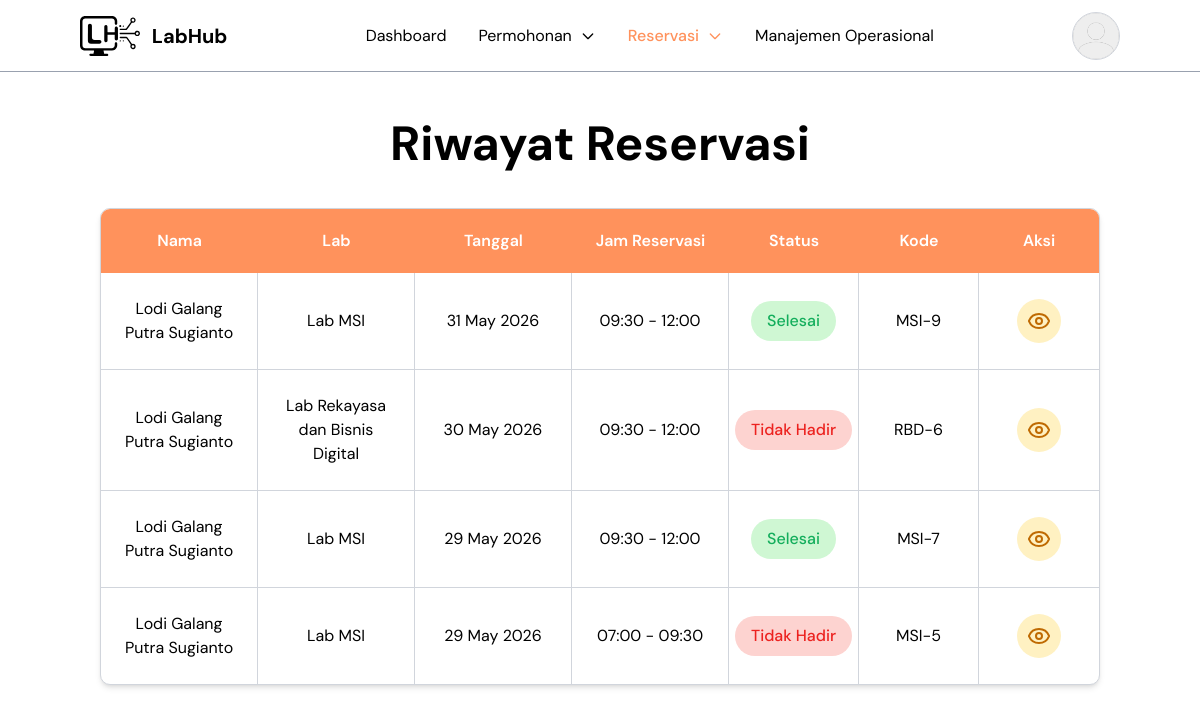
The page /admin/index.php?page=riwayat_reservasi (signed in) on the database as committed earlier.
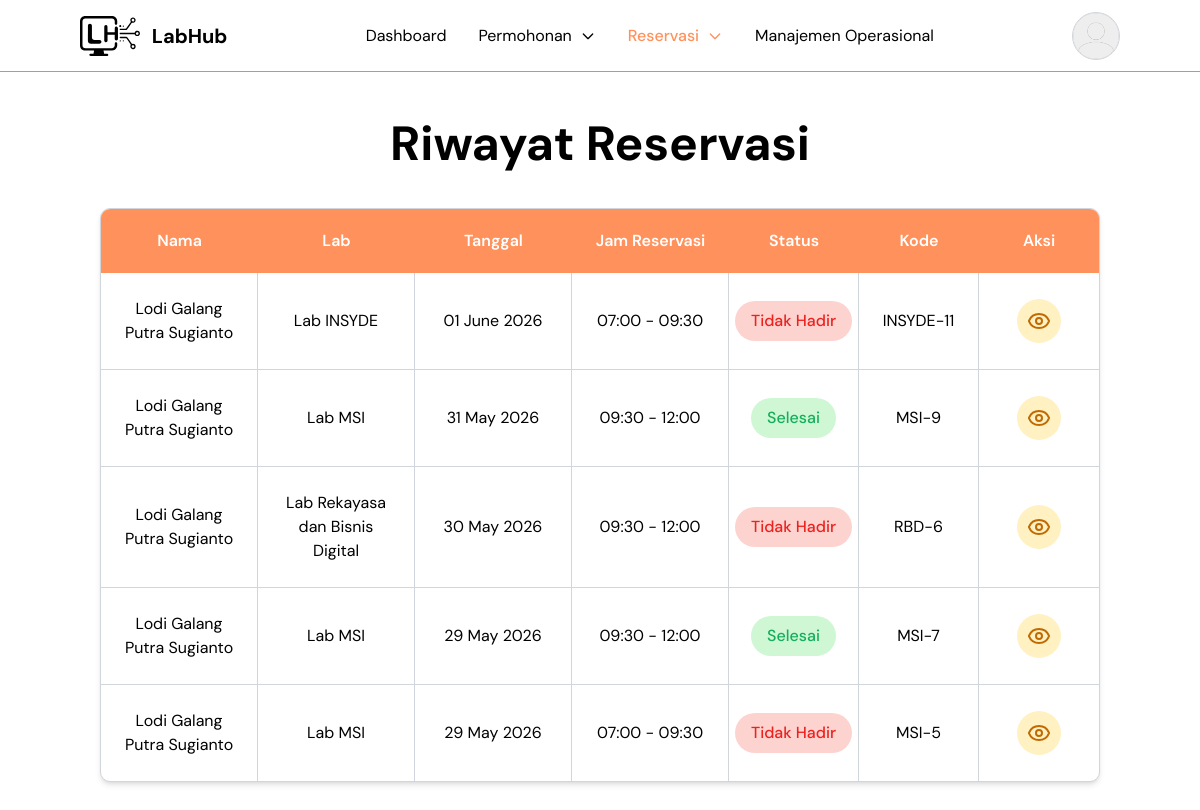
The same page on the database as committed later.
### tables this page shows
CREATE TABLE `reservasi` (
  `id` int NOT NULL,
  `user_id` int NOT NULL,
  `jadwal_id` int NOT NULL,
  `kode_reservasi` varchar(100) DEFAULT NULL,
  `dosen_penanggung_jawab` varchar(100) NOT NULL,
  `kontak` varchar(30) NOT NULL,
  `keperluan` text NOT NULL,
  `berkas` varchar(255) DEFAULT NULL,
  `status` enum('Pending','Disetujui','Ditolak','Dibatalkan','Belum Ambil Kunci','Sedang Berlangsung','Selesai','Tidak Hadir') DEFAULT 'Pending',
  `created_at` timestamp NULL DEFAULT CURRENT_TIMESTAMP,
  `alasan_pembatalan` text,
  `email_h1_dikirim` datetime DEFAULT NULL
);

CREATE TABLE `users` (
  `id` int NOT NULL,
  `nama` varchar(100) NOT NULL,
  `email` varchar(100) NOT NULL,
  `password` varchar(255) NOT NULL,
  `foto_profile` varchar(255) DEFAULT NULL,
  `role` enum('user','admin') NOT NULL DEFAULT 'user',
  `status` enum('mahasiswa','dosen') NOT NULL,
  `npm` varchar(20) DEFAULT NULL,
  `program_studi_id` int DEFAULT NULL,
  `created_at` timestamp NULL DEFAULT CURRENT_TIMESTAMP,
  `reset_otp` varchar(10) DEFAULT NULL,
  `reset_otp_expired` datetime DEFAULT NULL,
  `reset_token` varchar(255) DEFAULT NULL
);

CREATE TABLE `labs` (
  `id` int NOT NULL,
  `nama_lab` varchar(100) NOT NULL,
  `kode_lab` varchar(10) NOT NULL,
  `kategori` varchar(100) DEFAULT NULL,
  `lokasi` varchar(100) DEFAULT NULL,
  `luas` int DEFAULT NULL,
  `kapasitas` int DEFAULT '0',
  `fasilitas` text,
  `deskripsi` text,
  `gambar` varchar(255) DEFAULT NULL,
  `jam_buka` time NOT NULL,
  `jam_tutup` time NOT NULL,
  `status` enum('Tersedia','Perbaikan','Non-aktif') DEFAULT 'Tersedia',
  `created_at` timestamp NULL DEFAULT CURRENT_TIMESTAMP,
  `slug` varchar(255) DEFAULT NULL
);

CREATE TABLE `jadwal` (
  `id` int NOT NULL,
  `lab_id` int NOT NULL,
  `tanggal` date NOT NULL,
  `sesi` varchar(50) NOT NULL,
  `jam_mulai` time NOT NULL,
  `jam_selesai` time NOT NULL,
  `created_at` timestamp NULL DEFAULT CURRENT_TIMESTAMP
);

### admin/pages/riwayat_reservasi.php (the view, shortened to what the changed rows need)
<?php
$page = 'riwayat_reservasi';
include __DIR__ . '/../../config/config.php';
$limit = 10;
$pageNumber =
    isset($_GET['p'])
    ? (int) $_GET['p']
    : 1;
$offset =
    ($pageNumber - 1) * $limit;
$stmt =
    mysqli_prepare(
        $conn,
        "SELECT
            reservasi.id,
            reservasi.status,
            reservasi.kode_reservasi,
            users.nama,
            labs.nama_lab,
            jadwal.tanggal,
            jadwal.jam_mulai,
            jadwal.jam_selesai
        FROM reservasi
        JOIN users
        ON reservasi.user_id = users.id
        JOIN jadwal
        ON reservasi.jadwal_id = jadwal.id
        JOIN labs
        ON jadwal.lab_id = labs.id
        WHERE reservasi.status IN (
        'Selesai',
        'Tidak Hadir')
        ORDER BY jadwal.tanggal DESC
        LIMIT ? OFFSET ?"
    );
mysqli_stmt_bind_param(
    $stmt,
    "ii",
    $limit,
    $offset
);
mysqli_stmt_execute(
    $stmt
);
$result =
    mysqli_stmt_get_result(
        $stmt
    );
?>
<section class="mt-20 px-4 sm:px-6 lg:px-25 min-h-screen py-10">
    <div class="flex flex-col gap-10">
        <div class="
            flex
            flex-col
            items-center
            text-center
            gap-3
        ">
            <h1 class="
                text-3xl
                sm:text-4xl
                md:text-5xl
                xl:text-6xl
                font-bold
            ">
                Riwayat Reservasi
            </h1>
        </div>
        <div class="
            border
        border-gray-300
            rounded-[10px]
            overflow-hidden
            bg-white
            md:shadow-md
            w-full
        ">
            <div class="hidden md:block">
                <div class="divide-y divide-gray-300">
                    <?php if (
                        mysqli_num_rows($result)
                        > 0
                    ): ?>
                        <?php while (
                            $item =
                            mysqli_fetch_assoc(
                                $result
                            )
                        ): ?>
                            <?php
                            $statusClass =
                                'bg-[#FDD3D0] text-[#EC221F]';
                            if (
                                $item['status']
                                == 'Selesai'
                            ) {
                                $statusClass =
                                    'bg-[#CFF7D3] text-[#14AE5C]';
                            }
                            ?>
                            <div class="
                                grid
                                grid-cols-[repeat(4,minmax(0,1fr))_130px_120px_80px]
                                lg:grid-cols-[repeat(4,minmax(0,1fr))_130px_120px_120px]
                                xl:grid-cols-[repeat(4,minmax(0,1fr))_200px_120px_150px]
                                items-stretch
                            ">
                                <div class="
                                    py-6
                                    px-4
                                    border-r
                                    border-gray-300
                                    flex
                                    items-center
                                    justify-center
                                    text-center
                                    wrap-break-word
                                ">
                                    <?= htmlspecialchars(
                                        $item['nama']
                                    ) ?>
                                </div>
                                <div class="
                                    py-6
                                    px-4
                                    border-r
                                    border-gray-300
                                    flex
                                    items-center
                                    justify-center
                                    text-center
                                    wrap-break-word
                                ">
                                    <?= htmlspecialchars(
                                        $item['nama_lab']
                                    ) ?>
                                </div>
                                <div class="
                                    py-6
                                    px-4
                                    border-r
                                    border-gray-300
                                    flex
                                    items-center
                                    justify-center
                                    text-center
                                    lg:whitespace-nowrap
                                ">
                                    <?= date(
                                        'd F Y',
                                        strtotime(
                                            $item['tanggal']
                                        )
                                    ) ?>
                                </div>
                                <div class="
                                    py-6
                                    px-4
                                    border-r
                                    border-gray-300
                                    flex
                                    items-center
                                    justify-center
                                    text-center
                                    lg:whitespace-nowrap
                                ">
                                    <?= substr(
                                        $item['jam_mulai'],
                                        0,
                                        5
                                    ) ?>
                                    -
                                    <?= substr(
                                        $item['jam_selesai'],
                                        0,
                                        5
                                    ) ?>
                                </div>
                                <div class="
                                    py-6
                                    px-4
                                    border-r
                                    border-gray-300
                                    flex
                                    justify-center
                                    items-center
                                ">
                                    <div class="
                                        flex
                                        justify-center
                                        items-center
                                        w-full
                                    ">
                                        <span class="
                                            px-4
                                            py-2
                                            rounded-full
                                            font-medium
                                            text-center
                                            whitespace-nowrap
                                            <?= $statusClass ?>
                                        ">
                                            <?php if ($item['status'] == 'Selesai'): ?>
                                                <?= $item['status'] ?>
                                            <?php else: ?>             <?= $item['status'] ?>
                                            <?php endif; ?>
                                        </span>
                                    </div>
                                </div>
                                <div class="
                                                    py-6
                                                    px-4
                                                    border-r
                                                    border-gray-300
                                                    flex
                                                    items-center
                                                    justify-center
                                                    text-center
                                                    break-all
                                                ">
                                    <?= htmlspecialchars(
                                        $item['kode_reservasi']
                                    ) ?>
                                </div>
                                <div class="
                                    py-6
                                    px-4
                                    flex
                                    justify-center
                                    items-center
                                ">
                                    <a href="?page=detail_reservasi&id=<?= $item['id'] ?>&from=<?= $page ?>" class="
                                                    w-8
                                                    h-8
                                                    lg:w-11
                                                    lg:h-11
                                                    rounded-full
                                                    bg-[#FFF1C2]
                                                    flex
                                                    items-center
                                                    justify-center
                                                    hover:opacity-70
                                                ">
                                        <i data-lucide="eye" class="
                                                        text-[#BF6A02]
                                                    ">
                                        </i>
                                    </a>
                                </div>
                            </div>
                        <?php endwhile; ?>
                    <?php endif; ?>
                </div>
            </div>
        </div>
    </div>
</section>

Rows that differ between the two databases and show on the page:
now on this page (row edited): reservasi: user.nama "Lodi Galang Putra Sugianto", labs.nama_lab "Lab INSYDE", jadwal.tanggal "01 June 2026", jadwal.jam_mulai "07:00", jadwal.jam_selesai "09:30", status "Tidak Hadir", kode_reservasi "INSYDE-11"
